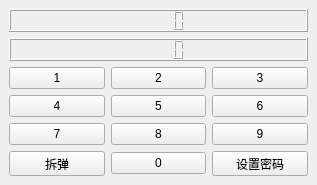
<?xml version="1.0" encoding="UTF-8"?>
<ui version="4.0">
 <class>Bombdismantlement</class>
 <widget class="QMainWindow" name="Bombdismantlement">
  <property name="minimumSize">
   <size>
    <width>317</width>
    <height>185</height>
   </size>
  </property>
  <property name="maximumSize">
   <size>
    <width>317</width>
    <height>185</height>
   </size>
  </property>
  <property name="windowTitle">
   <string>bombdismantlement</string>
  </property>
  <widget class="QWidget" name="centralwidget">
   <layout class="QVBoxLayout" name="verticalLayout">
    <item>
     <widget class="QLCDNumber" name="time"/>
    </item>
    <item>
     <widget class="QLCDNumber" name="password"/>
    </item>
    <item>
     <layout class="QGridLayout" name="gridLayout">
      <item row="0" column="0">
       <widget class="QPushButton" name="one">
        <property name="text">
         <string>1</string>
        </property>
       </widget>
      </item>
      <item row="0" column="1">
       <widget class="QPushButton" name="two">
        <property name="text">
         <string>2</string>
        </property>
       </widget>
      </item>
      <item row="0" column="2">
       <widget class="QPushButton" name="three">
        <property name="text">
         <string>3</string>
        </property>
       </widget>
      </item>
      <item row="1" column="0">
       <widget class="QPushButton" name="four">
        <property name="text">
         <string>4</string>
        </property>
       </widget>
      </item>
      <item row="1" column="1">
       <widget class="QPushButton" name="five">
        <property name="text">
         <string>5</string>
        </property>
       </widget>
      </item>
      <item row="1" column="2">
       <widget class="QPushButton" name="six">
        <property name="text">
         <string>6</string>
        </property>
       </widget>
      </item>
      <item row="2" column="0">
       <widget class="QPushButton" name="seven">
        <property name="text">
         <string>7</string>
        </property>
       </widget>
      </item>
      <item row="2" column="1">
       <widget class="QPushButton" name="eight">
        <property name="text">
         <string>8</string>
        </property>
       </widget>
      </item>
      <item row="2" column="2">
       <widget class="QPushButton" name="nine">
        <property name="text">
         <string>9</string>
        </property>
       </widget>
      </item>
      <item row="3" column="0">
       <widget class="QPushButton" name="disbomb">
        <property name="text">
         <string>拆弹</string>
        </property>
       </widget>
      </item>
      <item row="3" column="1">
       <widget class="QPushButton" name="zero">
        <property name="text">
         <string>0</string>
        </property>
       </widget>
      </item>
      <item row="3" column="2">
       <widget class="QPushButton" name="set_bomb">
        <property name="text">
         <string>设置密码</string>
        </property>
       </widget>
      </item>
     </layout>
    </item>
   </layout>
  </widget>
 </widget>
 <resources/>
 <connections/>
</ui>
